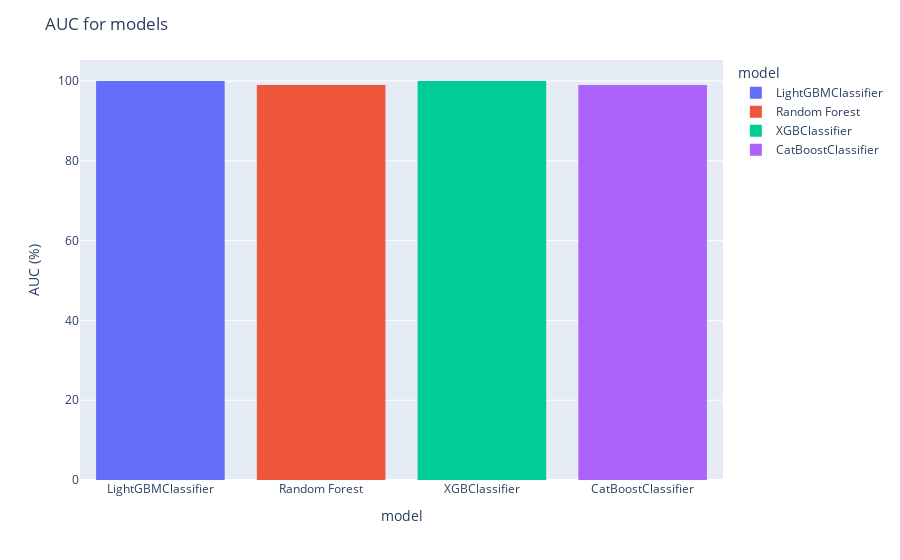

Here is the notebook cell this chart was saved with:
### Code cell
# Create a bar chart
fig = px.histogram(dfmetrics, x="model", y = "auc", color="model")
fig.update_layout(title_text='AUC for models',xaxis_title="model",
    yaxis_title="AUC (%)")
fig.show()

### Figure 1 — Plotly figure (JSON) as saved in the notebook; plotly's stock layout.template omitted (floating-point values rounded to 4 significant figures)
{"data": [{"alignmentgroup": "True", "bingroup": "x", "histfunc": "sum", "hovertemplate": "model=%{x}<br>sum of auc=%{y}<extra></extra>", "legendgroup": "LightGBMClassifier", "marker": {"color": "#636efa", "pattern": {"shape": ""}}, "name": "LightGBMClassifier", "offsetgroup": "LightGBMClassifier", "orientation": "v", "showlegend": true, "type": "histogram", "x": ["LightGBMClassifier"], "xaxis": "x", "y": [100], "yaxis": "y"}, {"alignmentgroup": "True", "bingroup": "x", "histfunc": "sum", "hovertemplate": "model=%{x}<br>sum of auc=%{y}<extra></extra>", "legendgroup": "Random Forest", "marker": {"color": "#EF553B", "pattern": {"shape": ""}}, "name": "Random Forest", "offsetgroup": "Random Forest", "orientation": "v", "showlegend": true, "type": "histogram", "x": ["Random Forest"], "xaxis": "x", "y": [99], "yaxis": "y"}, {"alignmentgroup": "True", "bingroup": "x", "histfunc": "sum", "hovertemplate": "model=%{x}<br>sum of auc=%{y}<extra></extra>", "legendgroup": "XGBClassifier", "marker": {"color": "#00cc96", "pattern": {"shape": ""}}, "name": "XGBClassifier", "offsetgroup": "XGBClassifier", "orientation": "v", "showlegend": true, "type": "histogram", "x": ["XGBClassifier"], "xaxis": "x", "y": [100], "yaxis": "y"}, {"alignmentgroup": "True", "bingroup": "x", "histfunc": "sum", "hovertemplate": "model=%{x}<br>sum of auc=%{y}<extra></extra>", "legendgroup": "CatBoostClassifier", "marker": {"color": "#ab63fa", "pattern": {"shape": ""}}, "name": "CatBoostClassifier", "offsetgroup": "CatBoostClassifier", "orientation": "v", "showlegend": true, "type": "histogram", "x": ["CatBoostClassifier"], "xaxis": "x", "y": [99], "yaxis": "y"}], "layout": {"barmode": "relative", "legend": {"title": {"text": "model"}, "tracegroupgap": 0}, "margin": {"t": 60}, "title": {"text": "AUC for models"}, "xaxis": {"anchor": "y", "categoryarray": ["LightGBMClassifier", "Random Forest", "XGBClassifier", "CatBoostClassifier"], "categoryorder": "array", "domain": [0, 1], "title": {"text": "model"}}, "yaxis": {"anchor": "x", "domain": [0, 1], "title": {"text": "AUC (%)"}}}}
